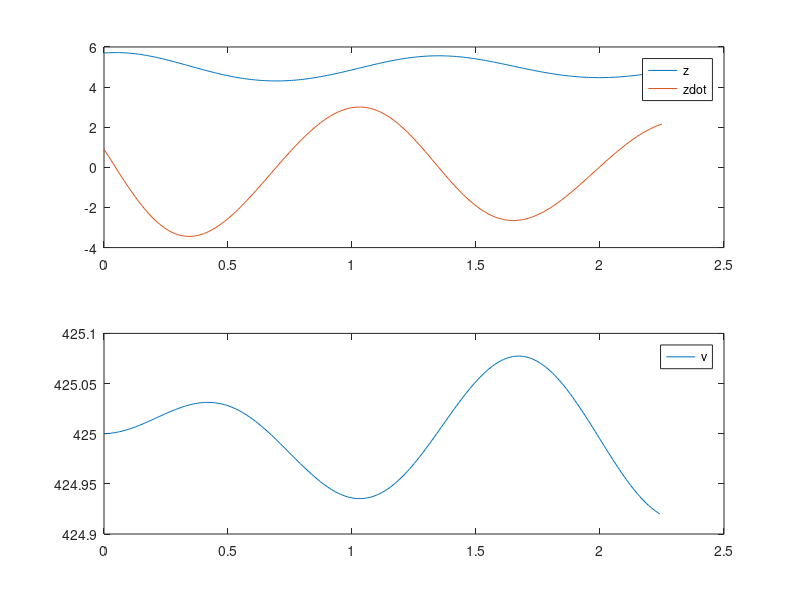

Write MATLAB code to recreate this figure.
function startercode040204
[T,X,U,XFORDISPLAY] = RunSimulation;
PlotResults(T,X,U);
z = mat2str(XFORDISPLAY(1),8)
zdot = mat2str(XFORDISPLAY(2),8)
end

function [actuators,data] = initControlSystem(sensors,references,parameters,data)
%%%%%%%%%%%%%%%%%%
% MODIFY
data.A = [0 1; -1-((9*(5^2))/10) -4/10];
data.B = [0;1/10];
data.C = [1,0];
data.xhat = [0;0];
data.u=0;
Qc = eye(2);
Rc = 2.8;
Qo = 1.8;
Ro= eye(2);
data.K = lqr(data.A,data.B,Qc,Rc);
data.L = lqr(data.A',data.C',inv(Ro),inv(Qo))';
data.K
data.L
%
%%%%%%%%%%%%%%%%%%
[actuators,data] = runControlSystem(sensors,references,parameters,data);
end

function [actuators,data] = runControlSystem(sensors,references,parameters,data)
%%%%%%%%%%%%%%%%%%
% MODIFY
u=-data.K*data.xhat;
y=sensors.z-5;
data.xhat=data.xhat+(data.A*data.xhat+data.B*u-data.L*(data.C*data.xhat-y))*parameters.tStep;
actuators.v= u+10*5 + 3*(5^3);
%
%%%%%%%%%%%%%%%%%%
end

function [T,X,U,XFORDISPLAY] = RunSimulation
[t,x,tStep,nSteps,nStepsForDisplay] = InitSimulation;
T = t;
X = x;
U = [];
controller.init = @initControlSystem;
controller.run = @runControlSystem;
controller.sensors = GetSensors(t,x);
controller.references = struct;
controller.parameters = struct('tStep',tStep);
controller.data = struct;
[controller.actuators,controller.data] = ...
    controller.init(controller.sensors, ...
                    controller.references, ...
                    controller.parameters, ...
                    controller.data);
for iStep = 1:nSteps
    u = GetInput(controller.actuators);
    [t,x] = ode45(@(t,x) GetXDot(t,x,u),[t t+tStep],x);
    t = t(end);
    x = x(end,:)';
    controller.sensors = GetSensors(t,x);
    [controller.actuators,controller.data] = ...
    controller.run(controller.sensors, ...
                    controller.references, ...
                    controller.parameters, ...
                    controller.data);
    T = [T t];
    X = [X x];
    U = [U u];
    if iStep==nStepsForDisplay
        XFORDISPLAY = x;
    end
end
end

function [t,x,tStep,nSteps,nStepsForDisplay] = InitSimulation
t = 0;
x = [5.70; 0.90];
tStep = 0.009;
nStepsForDisplay = 25;
nSteps = 250;
end

function u = GetInput(actuators)
u = actuators.v;
end

function sensors = GetSensors(t,x)
sensors.t = t;
sensors.z = x(1);
end

function xdot = GetXDot(t,x,u)
xdot = [x(2); (1/10)*(-(4*x(2)+10*x(1)+3*x(1)^3)+u(1))];
end

function PlotResults(T,X,U)
clf;
subplot(2,1,1);
plot(T,X);
legend('z','zdot');
subplot(2,1,2);
plot(T(1:end-1),U);
legend('v');
end
